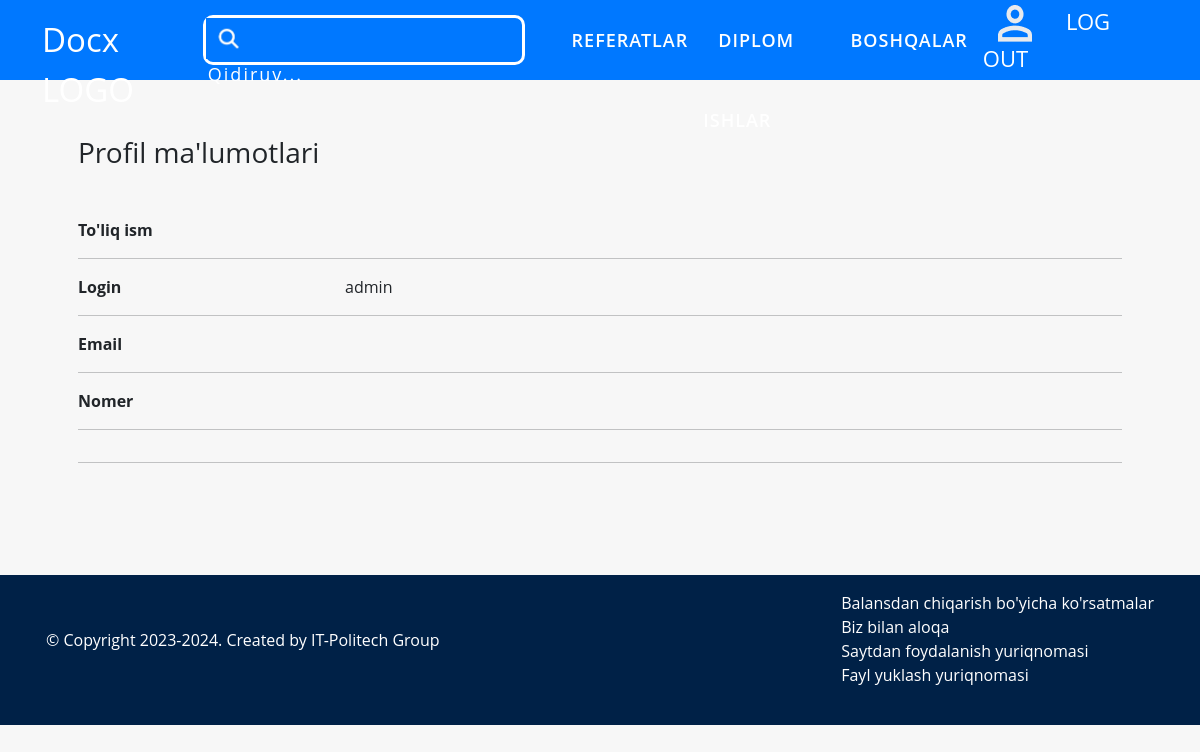
/users/profile/admin (signed in), run on an earlier commit of the app's database.
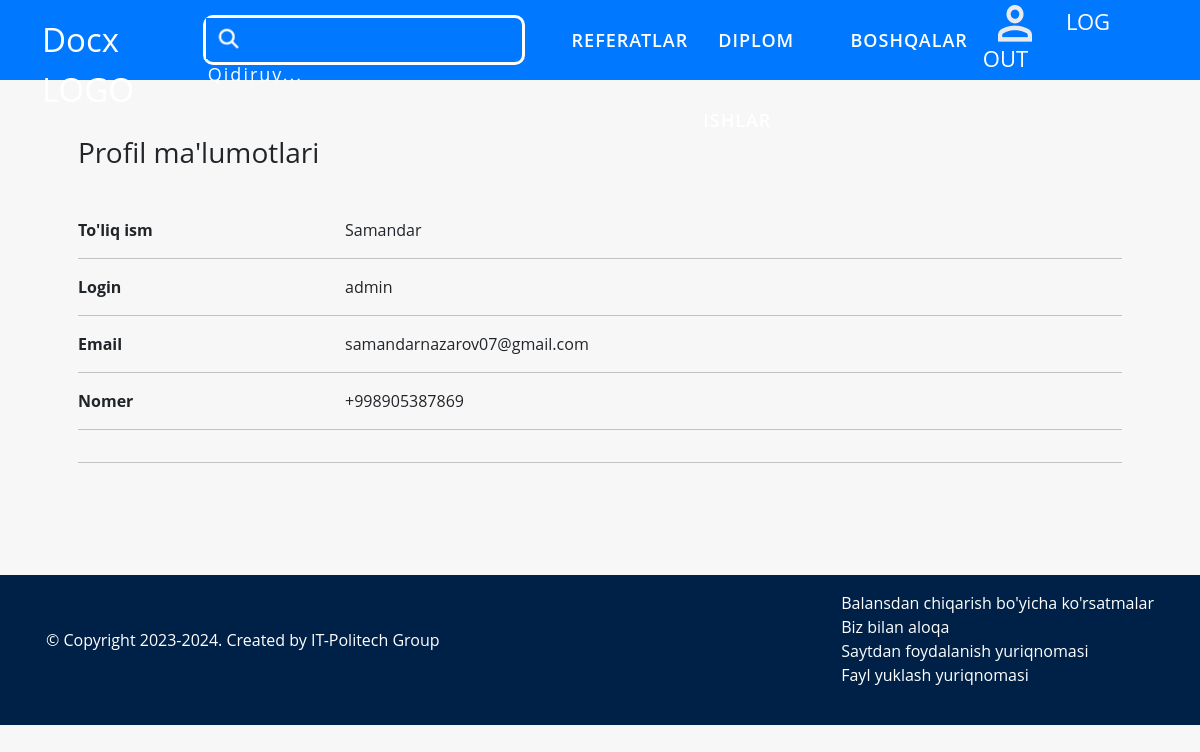
And on a later commit of the database.
### users/models.py (models this page shows)
class CustomUser(AbstractUser):
    username = models.CharField(max_length=150, unique=True)
    phone_number = models.CharField(max_length=15)
    def __str__(self) -> str:
        return self.username

### users/views.py (the view)
# urls.py: path('profile/<str:username>',ProfileView.as_view(), name='profile'),
class ProfileView(View):
    def get(self,request, username):
        user = get_object_or_404(CustomUser,username=username)
        return render(request, 'profile.html',{'customuser':user})

### myapp/views.py (called while the page is built)
def for_all_pages(request):
    category = Category.objects.all()
    science = CategoryScience.objects.all()
    return {"category":category, "science":science}

### templates/profile.html (shortened to what this page needs)
{% extends "base.html" %}
{% load static %}
{% block content %}
<div class="container p-5 mb-5">
    <h3 class='mt-2 mb-5'>Profil ma'lumotlari</h3>
    <div class="row mt-5">
        <div class="col-sm-3"><strong>To'liq ism</strong></div>
        <div class="col-sm-9">{{ customuser.first_name }}</div>
    </div>
    <hr>
    <div class="row">
        <div class="col-sm-3"><strong>Login</strong></div>
        <div class="col-sm-9">{{ customuser.username }}</div>
    </div>
    <hr>
    <div class="row">
        <div class="col-sm-3"><strong>Email</strong></div>
        <div class="col-sm-9"> {{ customuser.email }} </div>
    </div>
    <hr>
    <div class="row">
        <div class="col-sm-3"><strong>Nomer</strong></div>
        <div class="col-sm-9"> {{ customuser.phone_number }} </div>
    </div>
    <hr>
    <hr>
</div>
{% endblock content %}

What changed in the data, as far as the page shows it:
changed CustomUser "admin": first_name (not shown) → "Samandar"; email (not shown) → "samandarnazarov07@gmail.com"; phone_number (not shown) → "+998905387869"
